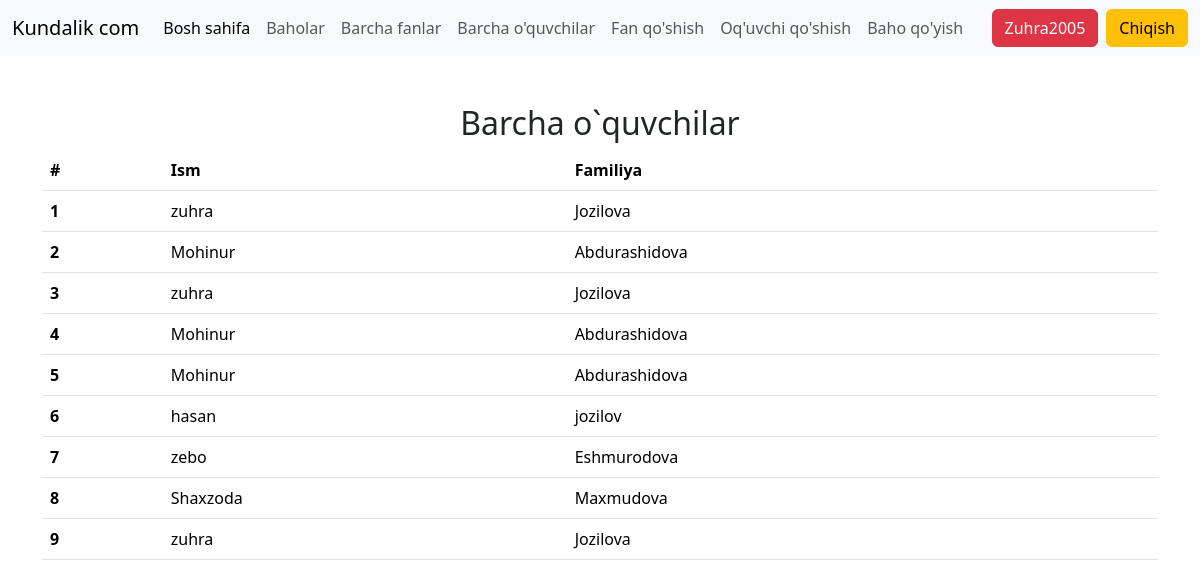
The page /oquvchilar/ (signed in) on the database its author committed.
### baholar/models.py (models this page shows, shortened)
class Grade(models.Model):
    student=models.ForeignKey(Student, on_delete=models.CASCADE, related_name="grades")
    subject=models.ForeignKey(Subject,on_delete=models.CASCADE)
    grade=models.IntegerField()
    created_at=models.DateTimeField(auto_now_add=True)

class Student(models.Model):
    first_name=models.CharField(max_length=100, null=False, blank=False)
    last_name=models.CharField(max_length=100, null=False, blank=False)
    birth_date=models.DateTimeField(auto_now=True, null=True, blank=True)

### baholar/views.py (the view)
# urls.py: path('oquvchilar/', oquvchi_page, name='oquvchilar_add' ),
def oquvchi_page(request):
    students=Grade.objects.all()
    context={
        'students':students
    }
    return render(request,"oquvchi.html",context)

### templates/oquvchi.html (shortened to what this page needs)
{% extends  'base.html' %}
{% block content %}
        <div class="container">
            <div class="row">
                <div class="mt-4">
                  <h2 class="text-center">Barcha o`quvchilar </h2>
                    <table class="table">
                      <thead>
                        <tr>
                          <th scope="col">#</th>
                          <th scope="col">Ism</th>
                          <th scope="col">Familiya</th>
                        </tr>
                      </thead>
                      <tbody>
                      {% for  student in students %}
                        <tr>
                          <th scope="row">{{ student.id}}</th>
                          <td>{{student.student.first_name }}</td>
                          <td>{{ student.student.last_name }}</td>
                        </tr>
                      {% endfor %}
                      </tbody>
                    </table>
                </div>
            </div>
        </div>
{% endblock content %}

### templates/base.html (shortened to what this page needs)
<!doctype html>
<html lang="en">
  <head>
    <link href="https://cdn.jsdelivr.net/npm/bootstrap@5.3.3/dist/css/bootstrap.min.css" rel="stylesheet">
  </head>
  <body>
        <nav class="navbar navbar-expand-lg bg-body-tertiary">
  <div class="container-fluid">
    <a class="navbar-brand" href="#">Kundalik com</a>
    <div class="collapse navbar-collapse" id="navbarSupportedContent">
      <ul class="navbar-nav me-auto mb-2 mb-lg-0">
        <li class="nav-item">
          <a class="nav-link active" aria-current="page" href="{% url 'bosh_sahifa'%}">Bosh sahifa</a>
        </li>
        <li class="nav-item">
          <a class="nav-link" href="#">Baholar</a>
        </li>
        <li class="nav-item">
          <a class="nav-link" href="{% url 'fan_add'%}">Barcha fanlar</a>
        </li>
        <li class="nav-item">
          <a class="nav-link" href="{% url 'oquvchilar_add' %}">Barcha o'quvchilar</a>
        </li>
        <li class="nav-item">
          <a class="nav-link" href="{% url 'fan_qosh' %}">Fan qo'shish</a>
        </li>
        <li class="nav-item">
          <a class="nav-link" href="{% url 'qoshish' %}">Oq'uvchi qo'shish</a>
        </li>
        <li class="nav-item">
          <a class="nav-link" href="{% url 'b_q' %}">Baho qo'yish</a>
        </li>
      </ul>
      {% if request.user.is_authenticated %}
      <a class="btn btn-danger me-2" href="#">{{ request.user.username }}</a>
      <a class="btn btn-warning" href="{% url 'logout' %}">Chiqish</a>
      {% else %}
      <a class="btn btn-primary me-2" href="{% url 'royxatdan_otish' %}"> Ro`yxatdan o`tish</a>
      <a class="btn btn-danger" href="{% url 'login' %}"> kirish </a>
      {% endif %}
      </div>
    </div>
</nav>
    {% block content %}
    {% endblock content %}
  </body>
</html>

### rows shown on the page
Grade: id "1", student.first_name "zuhra", student.last_name "Jozilova"
Grade: id "2", student.first_name "Mohinur", student.last_name "Abdurashidova"
Grade: id "3", student.first_name "zuhra", student.last_name "Jozilova"
Grade: id "4", student.first_name "Mohinur", student.last_name "Abdurashidova"
Grade: id "5", student.first_name "Mohinur", student.last_name "Abdurashidova"
Grade: id "6", student.first_name "hasan", student.last_name "jozilov"
Grade: id "7", student.first_name "zebo", student.last_name "Eshmurodova"
Grade: id "8", student.first_name "Shaxzoda", student.last_name "Maxmudova"
Grade: id "9", student.first_name "zuhra", student.last_name "Jozilova"

### other values the page prints
{{ request.user.username }} "Zuhra2005"
